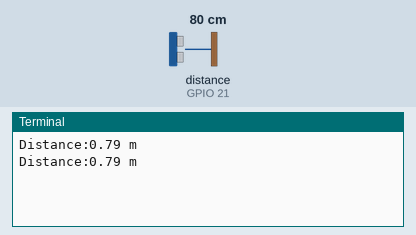
Recording of a program running on a simulated Raspberry Pi (BCM pin numbers). On the bench: the last lines printed to the terminal. The inputs (shaded band) are chosen by the test bench; at power-on: distance to the obstacle (sensor on GPIO 21) 80 cm. The echo pulse lasts 58.3 µs per cm; the clock reads 2024-03-15 10:24:30 at power-on unless the program sets it.

Above: at 3.2 s.
3.3 s: distance to the obstacle (sensor on GPIO 21) set to 2 cm
At 4.6 s:
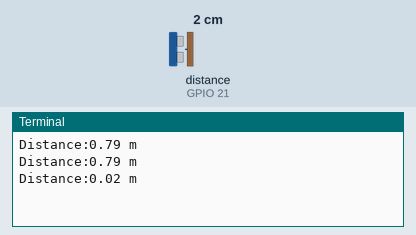
4.8 s: distance to the obstacle (sensor on GPIO 21) set to 4 cm
At 5.8 s:
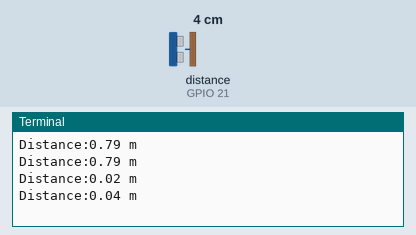
Timing chart, 0 to 7.8 s (numbered marks = the images above; inputs shaded):
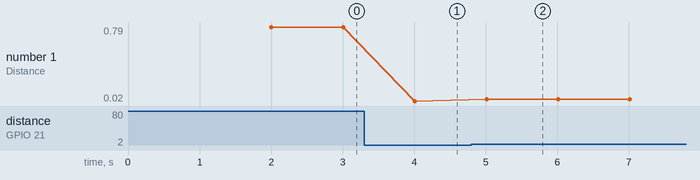

The program:

distance.py
```python
#!/usr/bin/env python
#coding=utf8
import RPi.GPIO as GPIO
import time

Trig_Pin = 20
Echo_Pin = 21

GPIO.setmode(GPIO.BCM)
GPIO.setup(Trig_Pin, GPIO.OUT, initial = GPIO.LOW)
GPIO.setup(Echo_Pin, GPIO.IN)

time.sleep(2)

def checkdist():
    GPIO.output(Trig_Pin, GPIO.HIGH)
    time.sleep(0.000015)
    GPIO.output(Trig_Pin, GPIO.LOW)
    while not GPIO.input(Echo_Pin):
        pass
    t1 = time.time()
    while GPIO.input(Echo_Pin):
        pass
    t2 = time.time()
    return (t2-t1) *340/2

try:
    while True:
        print 'Distance:%0.2f m' % checkdist()
        time.sleep(1)
except KeyboardInterrupt:
    GPIO.cleanup()
```

Measured:
- after the input at 3.3 s, the terminal: prints a new line after 0.71 s (image 1)
- after the input at 4.8 s, the terminal: prints a new line after 0.21 s (image 2)
- plotted number 1: 0.79 → 0.02 after the input at 3.3 s, 0.02 → 0.04 after the input at 4.8 s
